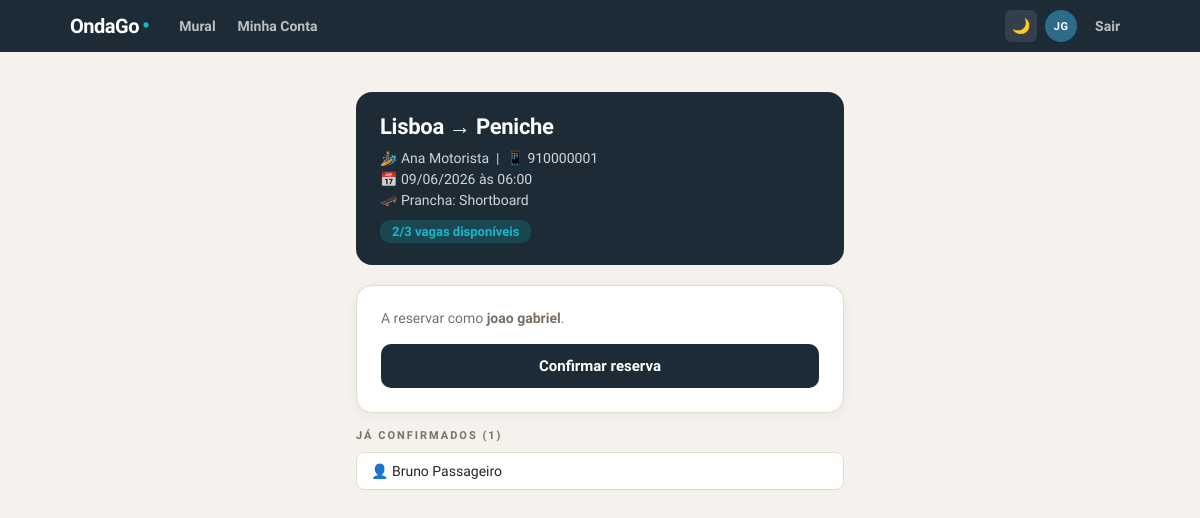
The page /reservar/3 (signed in) on the database its author committed.
### models.py (models this page shows, shortened)
class Usuario(UserMixin, db.Model):
    __tablename__ = 'usuarios'
    id         = db.Column(db.Integer, primary_key=True)
    nome       = db.Column(db.String(100), nullable=False)
    email      = db.Column(db.String(150), unique=True, nullable=False)
    telefone   = db.Column(db.String(20), nullable=False)
    nivel      = db.Column(db.String(30), default='Iniciante')
    foto_url   = db.Column(db.String(300), default='')
    senha_hash = db.Column(db.String(256), nullable=False)
    criado_em  = db.Column(db.DateTime, default=datetime.utcnow)
    caronas    = db.relationship('Carona', backref='motorista', lazy=True)
    reservas   = db.relationship('Reserva', backref='passageiro', lazy=True)

class Carona(db.Model):
    __tablename__ = 'caronas'
    id            = db.Column(db.Integer, primary_key=True)
    motorista_id  = db.Column(db.Integer, db.ForeignKey('usuarios.id'), nullable=False)
    ponto_partida = db.Column(db.String(100), nullable=False)
    destino       = db.Column(db.String(100), nullable=False)
    data          = db.Column(db.String(10), nullable=False)
    hora          = db.Column(db.String(5), nullable=False)
    vagas_totais  = db.Column(db.Integer, nullable=False)
    tipo_prancha  = db.Column(db.String(30), default='Qualquer')
    criado_em     = db.Column(db.DateTime, default=datetime.utcnow)
    reservas      = db.relationship('Reserva', backref='carona', lazy=True)
    @property
    def vagas_disponiveis(self):
        return self.vagas_totais - len(self.reservas)

class Reserva(db.Model):
    __tablename__ = 'reservas'
    id         = db.Column(db.Integer, primary_key=True)
    carona_id  = db.Column(db.Integer, db.ForeignKey('caronas.id'), nullable=False)
    usuario_id = db.Column(db.Integer, db.ForeignKey('usuarios.id'), nullable=False)
    criado_em  = db.Column(db.DateTime, default=datetime.utcnow)

### app.py (the view, shortened to what this page needs)
@app.route('/reservar/<int:carona_id>', methods=['GET', 'POST'])
@login_required
def reservar(carona_id):
    carona = Carona.query.get_or_404(carona_id)
    return render_template('reservar.html', carona=carona)

### app.py (called while the page is built)
@login_manager.user_loader
def load_user(user_id):
    return Usuario.query.get(int(user_id))

### templates/reservar.html (shortened to what this page needs)
{% extends "base.html" %}
{% block content %}
<div class="container">
    <div class="info-card">
        <div class="rota">{{ carona.ponto_partida }} → {{ carona.destino }}</div>
        <p>🏄 {{ carona.motorista.nome }} &nbsp;|&nbsp; 📱 {{ carona.motorista.telefone }}</p>
        <p>📅 {{ carona.data }} às {{ carona.hora }}</p>
        <p>🛹 Prancha: {{ carona.tipo_prancha }}</p>
        <span class="badge-vagas">{{ carona.vagas_disponiveis }}/{{ carona.vagas_totais }} vagas disponíveis</span>
    </div>
    <div class="form-card">
        <p>A reservar como <strong>{{ current_user.nome }}</strong>.</p>
        <form method="POST">
            <button type="submit" class="btn-submit">Confirmar reserva</button>
        </form>
    </div>
    {% if carona.reservas %}
    <p class="passageiros-title">Já confirmados ({{ carona.reservas|length }})</p>
    {% for r in carona.reservas %}
    <div class="passageiro-item">👤 {{ r.passageiro.nome }}</div>
    {% endfor %}
    {% endif %}
</div>
{% endblock %}

### templates/base.html (shortened to what this page needs)
<!DOCTYPE html>
<html lang="pt" data-theme="light">
<head>
</head>
<body>
<nav class="navbar">
    <div class="nav-inner">
        <a href="/" class="nav-logo">OndaGo<span class="logo-dot">•</span></a>
        <div class="nav-links" id="nav-links">
            <a href="/"
               class="nav-link {% if request.endpoint == 'index' %}active{% endif %}">Mural</a>
            {% if current_user.is_authenticated %}
                <a href="/minha_conta"
                   class="nav-link {% if request.endpoint == 'minha_conta' %}active{% endif %}">Minha Conta</a>
            {% endif %}
        </div>
        <div class="nav-right">
            <button class="theme-toggle" id="theme-btn" onclick="toggleTheme()" title="Modo escuro">🌙</button>
            {% if current_user.is_authenticated %}
                <div class="nav-avatar" title="{{ current_user.nome }}">{{ current_user.nome.split()[0][0] }}{% if current_user.nome.split()|length > 1 %}{{ current_user.nome.split()[-1][0] }}{% endif %}</div>
                <a href="/logout" class="nav-link">Sair</a>
            {% else %}
                <a href="/login"
                   class="nav-link {% if request.endpoint == 'login' %}active{% endif %}">Entrar</a>
                <a href="/registro" class="nav-btn">Criar conta</a>
            {% endif %}
        </div>
    </div>
</nav>
{% block content %}{% endblock %}
</body>
</html>

### templates/base.html (style rules this page uses)
:root { --bg: #F5F2ED; --card: #ffffff; --text: #2C2420; --text-muted: #7A6F65; --border: #E2DBD0; --shadow: rgba(44,36,32,0.06); --nav: #1C2B35; --teal: #15B8C8; --hero: #2E6B8A; --green: #0F6E56; --green-light: #E8F4F0; --red: #c62828; --red-light: #fdecea; --orange: #D85A30; }
* { margin: 0; padding: 0; box-sizing: border-box; }
body { font-family: 'Plus Jakarta Sans', sans-serif; background: var(--bg); color: var(--text); transition: background 0.3s, color 0.3s; }
.navbar { background: #1C2B35; height: 52px; width: 100%; position: sticky; top: 0; z-index: 200; }
.nav-inner { max-width: 1100px; margin: 0 auto; height: 100%; padding: 0 20px; display: flex; align-items: center; gap: 20px; }
.nav-logo { font-size: 20px; font-weight: 800; color: #ffffff; text-decoration: none; letter-spacing: -0.5px; flex-shrink: 0; display: flex; align-items: baseline; gap: 3px; }
.logo-dot { color: #15B8C8; font-size: 22px; line-height: 1; }
.nav-links { display: flex; align-items: center; gap: 2px; flex: 1; }
.nav-link { color: rgba(255,255,255,0.7); text-decoration: none; font-size: 14px; font-weight: 600; padding: 5px 10px; border-radius: 6px; transition: color 0.15s; white-space: nowrap; }
.nav-right { display: flex; align-items: center; gap: 8px; flex-shrink: 0; }
.theme-toggle { background: rgba(255,255,255,0.1); border: none; color: white; width: 32px; height: 32px; border-radius: 6px; cursor: pointer; font-size: 15px; display: flex; align-items: center; justify-content: center; transition: background 0.15s; }
.nav-avatar { width: 32px; height: 32px; border-radius: 50%; background: #2E6B8A; color: #ffffff; font-size: 11px; font-weight: 800; letter-spacing: 0.5px; display: flex; align-items: center; justify-content: center; flex-shrink: 0; text-transform: uppercase; }

### templates/reservar.html (style rules this page uses)
.container { max-width: 520px; margin: 40px auto 80px; padding: 0 16px; }
.info-card { background: #1C2B35; color: white; border-radius: 16px; padding: 22px 24px; margin-bottom: 20px; }
.info-card .rota { font-size: 22px; font-weight: 800; margin-bottom: 10px; letter-spacing: -0.3px; }
.info-card p { font-size: 14px; opacity: 0.8; margin-top: 5px; }
.badge-vagas { display: inline-block; background: rgba(21,184,200,0.2); color: #15B8C8; padding: 4px 12px; border-radius: 10px; font-size: 13px; font-weight: 700; margin-top: 12px; }
.form-card { background: var(--card); border-radius: 16px; padding: 24px; border: 0.5px solid var(--border); box-shadow: 0 2px 12px var(--shadow); margin-bottom: 16px; }
.form-card p { font-size: 14px; color: var(--text-muted); margin-bottom: 18px; }
.btn-submit { width: 100%; background: #1C2B35; color: white; padding: 13px; border: none; border-radius: 10px; font-size: 15px; font-weight: 700; font-family: inherit; cursor: pointer; transition: opacity 0.15s; }
.passageiros-title { font-size: 11px; font-weight: 700; color: var(--text-muted); text-transform: uppercase; letter-spacing: 2px; margin-bottom: 10px; }
.passageiro-item { background: var(--card); border-radius: 8px; padding: 10px 14px; margin-bottom: 6px; font-size: 14px; color: var(--text); border: 0.5px solid var(--border); }

### rows shown on the page
Usuario: nome "J", nome "G", nome "joao gabriel"
Carona: ponto_partida "Lisboa", destino "Peniche", data "09/06/2026", hora "06:00", tipo_prancha "Shortboard", vagas_disponiveis "2", vagas_totais "3"
Usuario: motorista.nome "Ana Motorista", motorista.telefone "910000001"
Reserva: passageiro.nome "Bruno Passageiro"

### other values the page prints
{{ carona.reservas|length }} "1"
